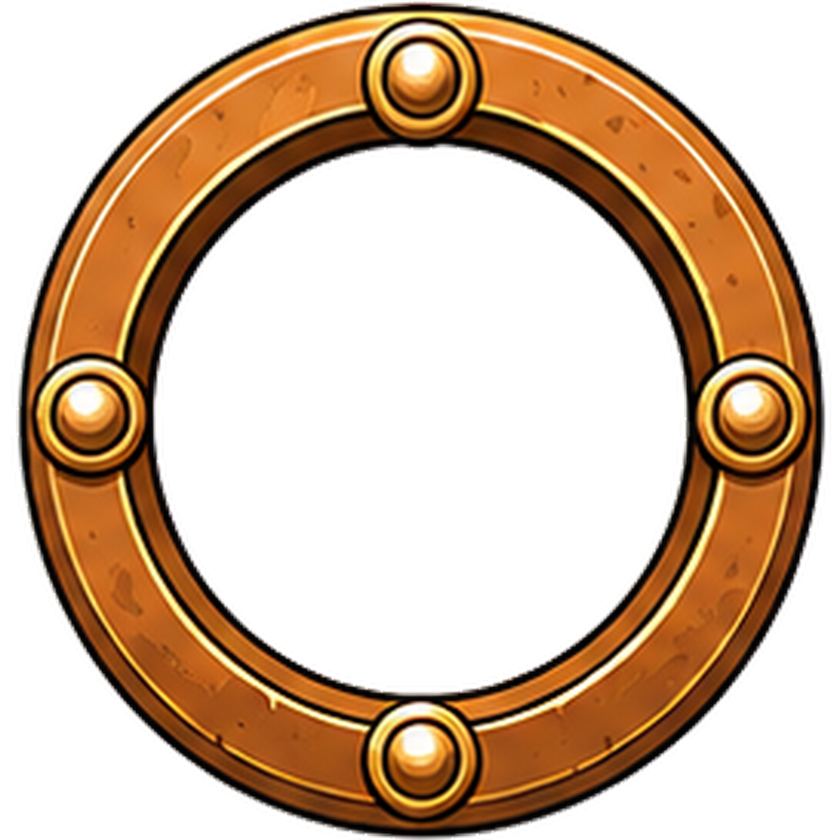
#> input picture frontend/assets/borders/bronze.png, 840 x 840 px, shrunk from 1024 x 1024 before the run
$ python -i measure-border-holes-3.py   (imports and definitions only)
#> lines starting #> are read from the running program, lines starting #| are printed output that depends on the picture; after the words box and inside, x2 and y2 are one past the last pixel; in counts of white or black regions, pixels touching at a corner belong together
"""Measure every border ring's inner opening — centre AND diameter — and
rewrite src/config/borderArt.js.

WHY A THIRD MEASUREMENT PASS
remeasure-border-holes.py cast rays from the ART's centre and took the median
hit radius. That fixes an ornament poking inward, but it still assumes the
opening is CONCENTRIC with the square canvas, and on the ornate tiers it is
not: prismatic's crystal crown and mythic's flame sit above the band, so the
ring is pushed to the bottom of its canvas and the opening's centre is well
below the middle. Drawing the portrait at the canvas centre then leaves a
crescent of background at the bottom of the frame and rides over the top —
the gap this script exists to kill.

THE MEASUREMENT
1. opaque = alpha > 40.
2. Flood the transparent pixels inward from the canvas edge; whatever
   transparency that flood cannot reach is ENCLOSED — the ring's opening.
3. Distance transform over the opening: its maximum locates the largest circle
   that fits inside, and that point is the opening's CENTRE.
4. From that centre, take the distance to the FARTHEST opening pixel. That is
   the circle which COVERS the whole opening — i.e. the band's inner edge.

Covering, not fitting, is the right target. PortraitBorder composites the ring
ON TOP of the portrait, so a portrait sized to the covering circle reaches the
band's inner edge at its widest point and tucks harmlessly under the frame
everywhere else. Sizing it to the inscribed circle instead — what the previous
pass effectively did — leaves the opening's wider directions uncovered, and
that bare crescent of background is the gap this script exists to kill. The
covering circle can never spill past the band, because by construction every
pixel outside it in that direction is already opaque frame.

Run from frontend/:  python scripts/measure-border-holes-3.py
"""
import os
import re

import numpy as np
from PIL import Image
from scipy import ndimage

FE = os.path.dirname(os.path.dirname(os.path.abspath(__file__)))
BORDERS = os.path.join(FE, "assets", "borders")
CFG = os.path.join(FE, "src", "config", "borderArt.js")

ALPHA_THR = 40
# Nudge the covering circle out by 1.5% so the portrait's rim lands just under
# the band's inner edge rather than exactly on it (anti-aliasing + rounding).
BLEED = 1.015


def measure(path):
#> called with path = '../assets/borders/bronze.png'
    a = np.asarray(Image.open(path).convert("RGBA"))
#> a is the input picture: shape (840, 840, 4); mean R, G, B, A 73.3, 48, 25.4, 110
    H, W = a.shape[:2]
#> H = 840; W = 840
    opaque = a[..., 3] > ALPHA_THR
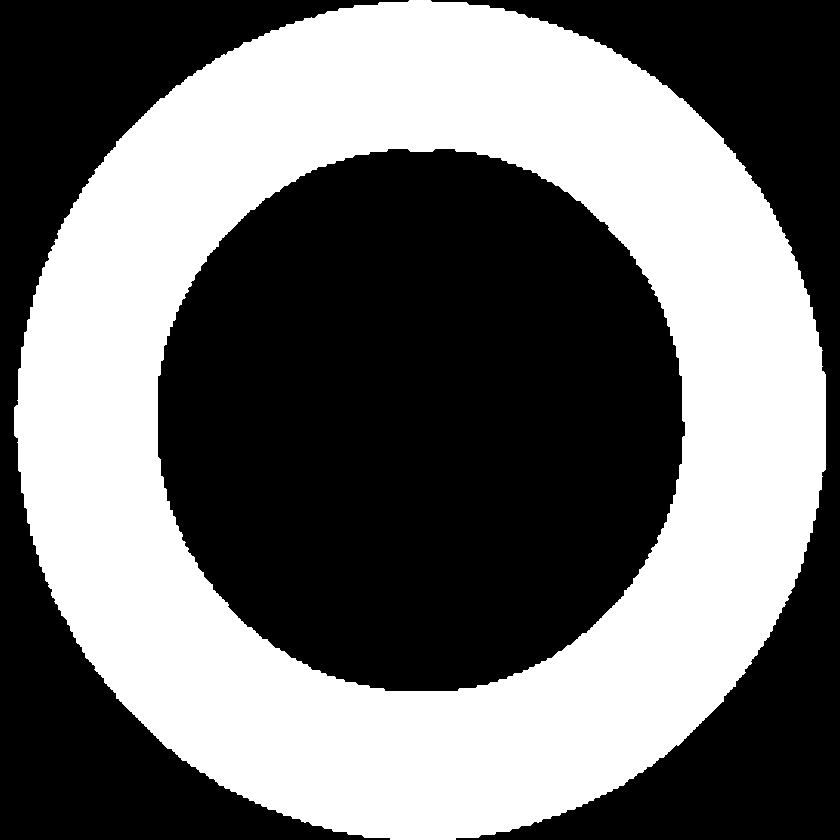
#> opaque: shape (840, 840) bool; 43.7% white; 1 white region, box (x1, y1, x2, y2) and area: (14, 0, 826, 840) 308576

    # Transparent pixels reachable from the canvas edge = the outside.
    transparent = ~opaque
    seeds = np.zeros_like(transparent)
    seeds[0, :] = seeds[-1, :] = True
    seeds[:, 0] = seeds[:, -1] = True
    seeds &= transparent
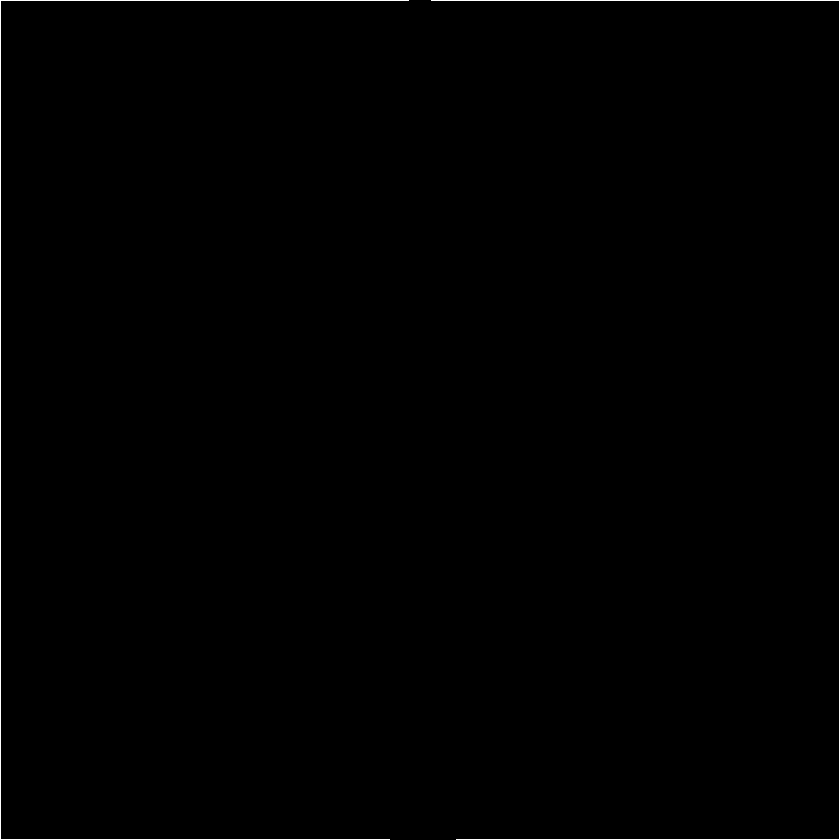
#> seeds: shape (840, 840) bool; 0.46% white in thin lines or dots
    outside = ndimage.binary_propagation(seeds, mask=transparent)
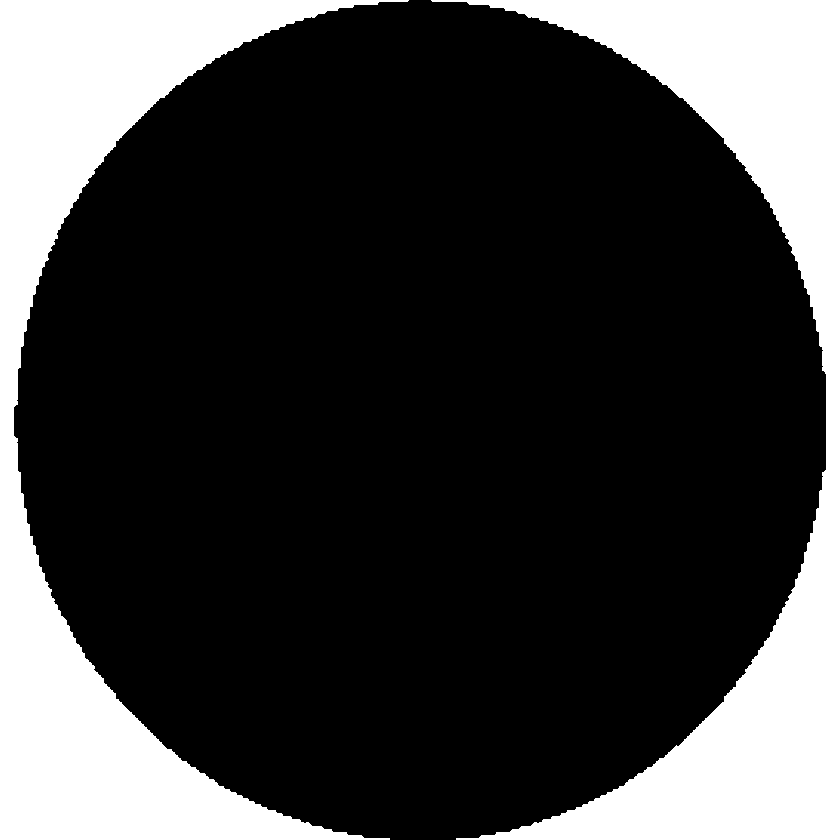
#> outside: shape (840, 840) bool; 24.3% white; 2 white regions, box (x1, y1, x2, y2) and area: (0, 0, 409, 840) 86893, (431, 0, 840, 840) 84610

    hole = transparent & ~outside
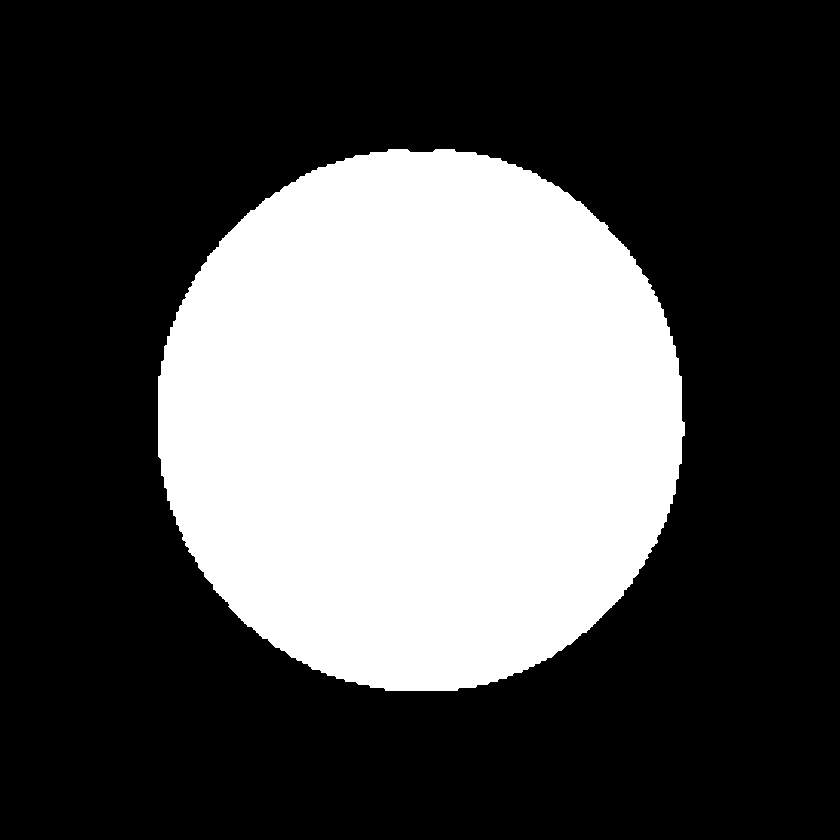
#> hole: shape (840, 840) bool; 32% white; 1 white region, box (x1, y1, x2, y2) and area: (158, 149, 685, 691) 225521
    if not hole.any():
        raise SystemExit(f"{os.path.basename(path)}: no enclosed opening found")

    # Keep only the largest enclosed region — small trapped pockets between
    # ornaments (the gaps between prismatic's crystals) are not the opening.
    lbl, n = ndimage.label(hole)
#> n = 1
    if n > 1:
        sizes = ndimage.sum(hole, lbl, range(1, n + 1))
        hole = lbl == (int(np.argmax(sizes)) + 1)

    dist = ndimage.distance_transform_edt(hole)
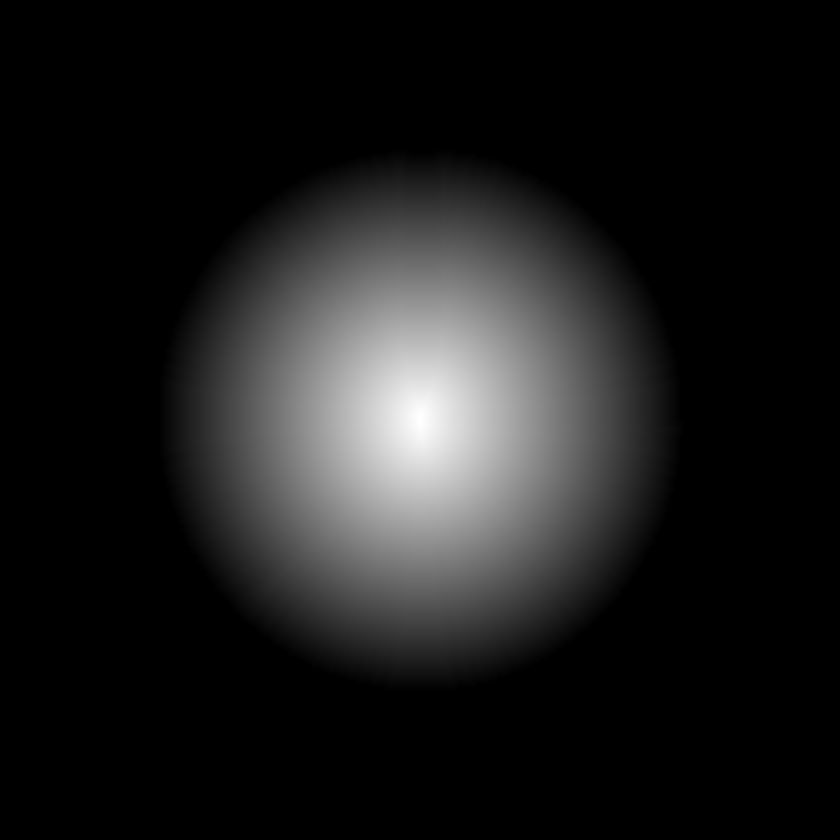
#> dist: shape (840, 840) float64; min 0, max 262, mean 28.3; drawn with min black and max white
    cy, cx = np.unravel_index(int(np.argmax(dist)), dist.shape)
#> cy = 424; cx = 420

    ys, xs = np.nonzero(hole)
    r = float(np.sqrt(((xs - cx) ** 2 + (ys - cy) ** 2).max())) * BLEED
#> r = 281.9

    return {
        "hole": round(r * 2.0 / W, 4),   # opening diameter / art width
        "cx": round(float(cx) / W, 4),   # opening centre, as a fraction of the art
        "cy": round(float(cy) / H, 4),
    }


# [33 lines left out: function main, not called in this run]


# [2 lines not run here, left out]

>>> result = measure('../assets/borders/bronze.png')
#> result = {'hole': 0.671, 'cx': 0.5, 'cy': 0.505}
